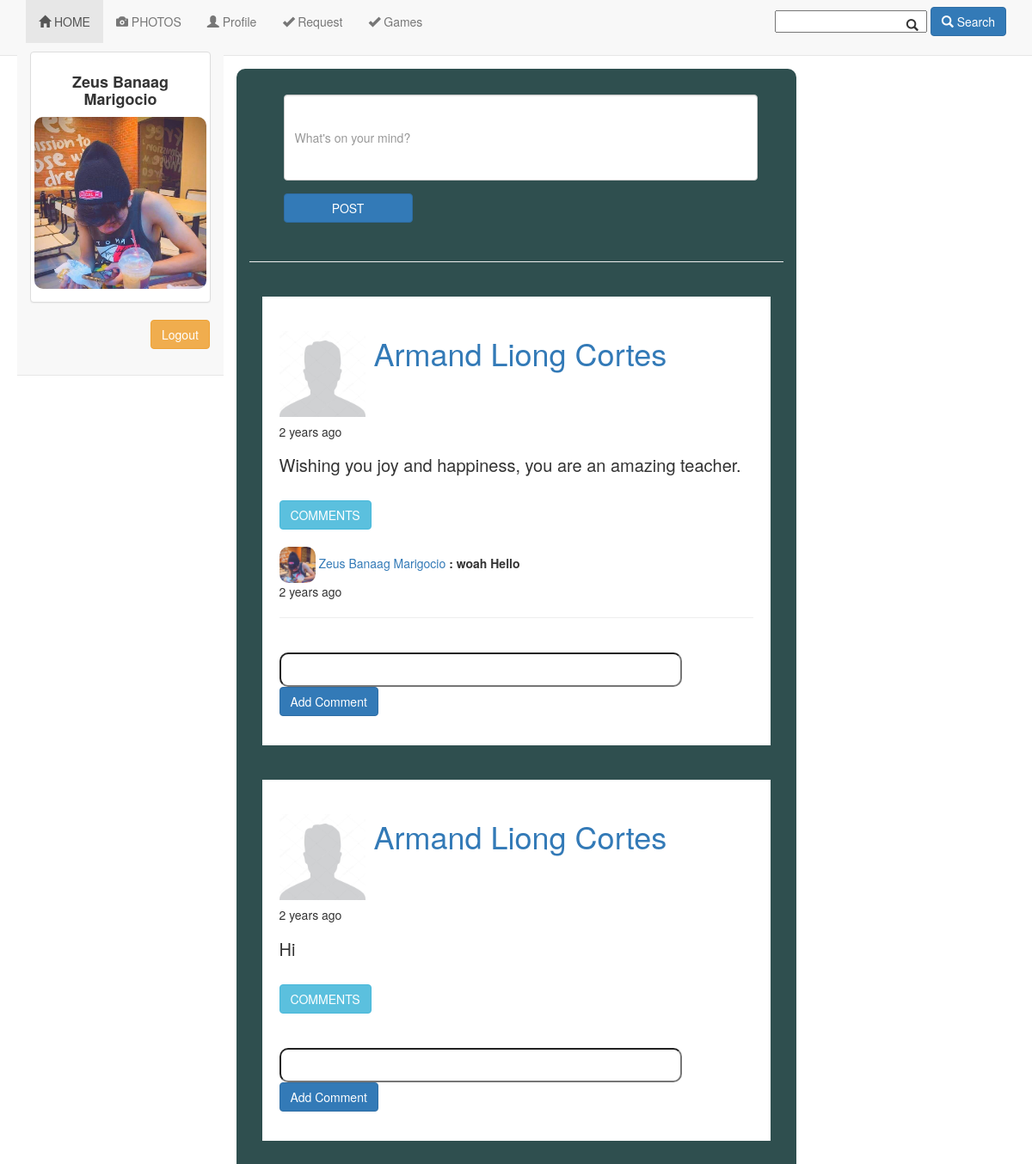
The app's page /home.php (signed in) with its own data.
### tables this page shows
CREATE TABLE `users` (
  `user_id` int(11) NOT NULL,
  `email` varchar(65) NOT NULL,
  `username` varchar(65) NOT NULL,
  `password` varchar(65) NOT NULL,
  `Firstname` varchar(65) NOT NULL,
  `Middlename` varchar(65) NOT NULL,
  `Lastname` varchar(65) NOT NULL,
  `Gender` varchar(65) NOT NULL,
  `Photo` varchar(65) NOT NULL
);

CREATE TABLE `posts` (
  `post_id` int(11) NOT NULL,
  `post` varchar(65) NOT NULL,
  `date` datetime NOT NULL,
  `user_id` int(11) NOT NULL
);

CREATE TABLE `comments` (
  `comment_id` int(11) NOT NULL,
  `comment` text NOT NULL,
  `date` datetime NOT NULL,
  `post_id` int(11) NOT NULL,
  `user_id` int(11) NOT NULL
);

### perfect_function.php (called while the page is built, shortened)
<?php
function getConnection()
{
	$servername = "localhost";
	$username = "root";
	$password = "";
	$dbname = "socialmedia";
	$conn = new mysqli($servername, $username, $password, $dbname);
	return $conn;
}
function custom_query($mysql_query)
{
	$conn = getConnection();
	$sql = $mysql_query;
	$result = $conn->query($sql);
	return $result;
}
function time_elapsed_string($datetime, $full = false) {
    $now = new DateTime;
    $ago = new DateTime($datetime);
    $diff = $now->diff($ago);
    $diff->w = floor($diff->d / 7);
    $diff->d -= $diff->w * 7;
    $string = array(
        'y' => 'year',
        'm' => 'month',
        'w' => 'week',
        'd' => 'day',
        'h' => 'hour',
        'i' => 'minute',
        's' => 'second',
    );
    foreach ($string as $k => &$v) {
        if ($diff->$k) {
            $v = $diff->$k . ' ' . $v . ($diff->$k > 1 ? 's' : '');
        } else {
            unset($string[$k]);
        }
    }
    if (!$full) $string = array_slice($string, 0, 1);
    return $string ? implode(', ', $string) . ' ago' : 'just now';
}
?>

### home.php (the view, shortened to what this page needs)
<?php
    include "header.php";
    $query = "Select Firstname, Photo, Middlename, Lastname from users where user_id = '$id'";
    $custom = custom_query($query);
    foreach($custom as $key => $row){
        $photo = $row ['Photo'];
        $Firstname = $row['Firstname'];
        $Middlename = $row['Middlename'];
        $Lastname = $row['Lastname'];
    }
?>
<div class = "container" style="margin:0 auto;width:80%;">
	<div class="navbar navbar navbar-default navbar-fixed-top container" style = "width:20%;margin:60px 0 0 20px;" >
			<div class="panel panel-default">
            <div class="panel-body">
					<div class="row">
						<div class="col-xs-12">
							<h4 align=center>
								<b><?=$Firstname. " ". $Middlename. " ". $Lastname?> </b>
							</h4>
						</div>
                        <div align="center">
                            <?php
                                if ($photo!=""){
                            ?>
                                <img src="user_pics/<?=$photo?>" width = "200" height="200" style="border-radius:10px;">
                                <br>
                            <?php } else{ ?>
                                <img src="user_pics/default.jpg" width = "200" height="200" style="border-radius:10px;">
                            <?php
                            }
                            ?>
                        </div>
					</div>
				</div>
			</div>
            <a href="logout.php" class="btn btn-warning" style="margin: 0px 0px 0px 140px;">Logout</a>
            <p> <br> </p>
	</div>
    <div class="container" style = "width:70%;margin:60px auto 0 auto;border-radius:10px;background-color:#2F4F4F" >
        <div class="container-fluid">
			<div class="panel-heading">
				<div class="media" ><br>
					<a class="media-left" href="#fake">
					</a>
					<div class="media-body">
                    <form action = "post_proc_wall.php" method = "post">
						<div class="form-group has-feedback">
                            <input type="text" class="form-control" id="search2" aria-describedby="search" name = "post" style = "height:100px;" maxlength="65" placeholder = "What's on your mind?" autocomplete="off" required>
                        </div>
                        <div class = "media-body">
                            <button class = "btn btn-primary" style = "width:150px; " > POST </button>
                            </form>
                        </div>
					</div>
                </div>
            </div>
        </div>
        <hr>
        <br>
        <?php
                $postquery = "Select * from posts as p  join users on p.user_id = users.user_id  where p.user_id = '$id' OR (p.user_id IN (SELECT friend_id FROM friends WHERE user_id  = '$id')) order by date DESC";
                $custompost  = custom_query($postquery);
                foreach ($custompost as $key =>$row){
                    $post_id = $row['post_id'];
                    $user_id = $row['user_id'];
                    $Fullname = $row['Firstname']." ".$row['Middlename']." ".$row['Lastname'];
                    $post = $row['post'];
                    $date = $row['date'];
                    $photo = $row['Photo'];
                ?>
                    <div class="container-fluid">
                        <div class="card" style= "margin-left:0px;padding:20px;background-color:white;">
                            <h1><?php if ($photo != ""){ echo '<img src="user_pics/'.$photo.'" style="width:100px;height:100px;border-radius:10px;vertical-align: text-top;">';} else{ echo '<img src="user_pics/default.jpg"style="width:100px;vertical-align: text-top;">';} ?>
                              <?php if ($user_id == $id){ ?><a href="profile.php"> <?=$Fullname?></a> </h1>
                              <?php }else{ ?>
                                  <a href="profile_friend.php?id=<?=$user_id?>"> <?=$Fullname?></a> </h1>
                              <?php } ?>
                            <h5><?=time_elapsed_string($date)?> </h5>
                            <b> <h3 style = "font-size:20px;"><?=$post ?> </h3> </2> </B>
                                <h3 class = "btn btn-info"> COMMENTS </h3>
                                <br>
                                <br>
                            <div class = "card-body">
                            <?php $commentquery = "Select  comment, users.user_id, Photo, Firstname, Middlename,Lastname, date from comments join users on comments.user_id = users.user_id where post_id = '$post_id' order by date ASC";
                                        $customcomments = custom_query($commentquery);
                                        foreach($customcomments as $key =>$row){
                                            $user_id =$row['user_id'];
                                            $photo = $row['Photo'];
                                            $comment = $row['comment'];
                                            $commentator = $row['Firstname']." ". $row['Middlename']." ".$row['Lastname'];
                                            $datecomment  = $row['date'];
                                            if ($photo!=""){
                                                echo'<img style="border-radius: 25%;" src="user_pics/'.$photo.'"  width="42" height="42" align="top">';
                                                if ($user_id == $id){ ?><a href="profile.php"> <?=$commentator?></a> </h1>
                                                    <?php }else{ ?>
                                                        <a href="profile_friend.php?id=<?=$user_id?>"> <?=$commentator?></a> </h1>
                                                  <?php  }
                                                echo '<b>: '. $comment.'</b>'."<br>";
                                                echo time_elapsed_string($datecomment)."<br>";
                                                echo "<hr>";
                                            }
                            } ?>
                                <form action =  "comment_proc_wall.php?id=<?=$post_id?>" method = "post">
                                <br>
                                <input type = "text" maxlength="65" name = "comment" required autocomplete="off" style="width:85%; height:40px; border-radius:10px;"> &nbsp;&nbsp;&nbsp;<button class = "btn btn-primary"> Add Comment  </button>
                                </form>
                            </div>
                        </div>
                    </div>
                    <br>
                    <br>
            <?php }
            ?>
            <br>
            <br>
	</div>

### header.php (shortened to what this page needs)
<?php
include "perfect_function.php";
if (isset($_SESSION['id'])){
	$id = $_SESSION['id'];
}else{
	header("location:index.php");
}
?>
<!DOCTYPE html>
<html lang="en">
<head>
  <link href="https://maxcdn.bootstrapcdn.com/bootstrap/3.3.5/css/bootstrap.min.css" rel="stylesheet" type="text/css">
</head>
<body>
<div class="navbar navbar-default navbar-fixed-top">
	<div class="container">
		<div class="navbar-collapse navbar-collapse-1 collapse" aria-expanded="true">
			<ul class="nav navbar-nav">
				<li class="active">
					<a href="home.php"><span class="glyphicon glyphicon-home"></span> HOME </a>
				</li>
				<li class="">
					<a href="home_photo.php"><span class="glyphicon glyphicon-camera"></span> PHOTOS </a>
				</li>
				<li>
					<a href="Profile.php"><span class="glyphicon glyphicon-user"></span> Profile</a>
				</li>
				<li>
					<a href="friend_request.php"><span class="glyphicon glyphicon-ok"></span> Request</a>
				</li>
				<li>
					<a href="sample.php"><span class="glyphicon glyphicon-ok"></span> Games</a>
				</li>
			</ul>
			<div class="navbar-form navbar-right">
				<form action = "search.php" method = "POST">
				<div class="form-group has-feedback">
					<input type="text" class="form-control-nav" id="search" aria-describedby="search1" name = "search" required autocomplete="off">
				</div>
				<button class="btn btn-primary" type="submit" aria-label="Left Align">
					<span class="glyphicon glyphicon-search" aria-hidden="true"> </span> Search
				</button>
				</form>
			</div>
		</div>
	</div>
</div>

### records on screen
users: Firstname "Zeus", Middlename "Banaag", Lastname "Marigocio", Photo (picture)
posts: user.Lastname "Armand Liong Cortes", date "2 years ago", post "Wishing you joy and happiness, you are an amazing teacher."
comments: user.Photo (picture), user.Lastname "Zeus Banaag Marigocio", comment "woah Hello", date "2 years ago"
posts: user.Lastname "Armand Liong Cortes", date "2 years ago", post "Hi"
